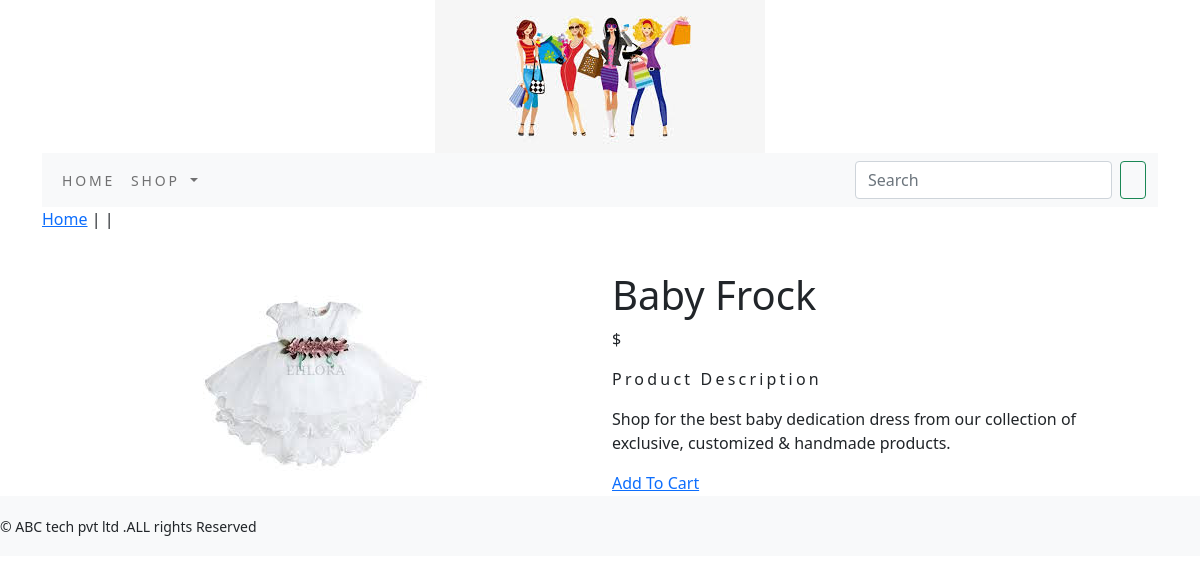
The page /casualware/baby-frock/ on the database its author committed.
### shopping/models.py (models this page shows, shortened)
class product(models.Model):
    name=models.CharField(max_length=250,unique=True)
    slug=models.SlugField(max_length=250,unique=True)
    description=models.TextField(blank=True)
    price=models.DecimalField(max_digits=10,decimal_places=2)
    category=models.ForeignKey(Category,on_delete=models.CASCADE)
    image = models.ImageField(upload_to='product', blank=True)
    stock=models.IntegerField()
    available=models.BooleanField(default=True)
    created=models.DateTimeField(auto_now_add=True)
    updated=models.DateTimeField(auto_now=True)
    class Meta:
        ordering=('name',)
        verbose_name='product'
        verbose_name_plural='products'

### shopping/views.py (the view)
# urls.py: path('<slug:c_slug>/<slug:product_slug>/', views.proDetail, name='proCatdetail')
def proDetail(request,c_slug,product_slug):
    try:
        products=product.objects.get(category__slug=c_slug,slug=product_slug)
    except Exception as e:
        raise e
    return render(request,'product.html',{'products':products})

### cart/context_processors.py (called while the page is built)
def counter(request):
    item_count=0
    if 'admin' in request.path:
        return  {}
    else:
        try:
            cart=Cart.objects.filter(cart_id=cart_id(request))
            cart_items=CartItem.objects.all().filter(cart=cart[:1])
            for cart_items in cart_items:
                item_count += cart_items.quantity
        except Cart.DoesNotExist:
            item_count =0
    return dict(item_count=item_count)

### cart/views.py (called while the page is built)
def cart_id(request):
    cart=request.session.session_key
    if not cart:
        cart=request.session.create()
    return cart

### shopping/context_processors.py (called while the page is built)
def menu_links(request):
    links=Category.objects.all()
    return dict(links=links)

### shopping/models.py (called while the page is built, shortened)
    def get_url(self):
        return reverse('shopping:products_by_category',args=[self.slug])

### templates/product.html (shortened to what this page needs)
{% extends 'base.html' %}
{% load static %}
{% block content %}
<div class="row my_prod_class">
    <div class="mx_auto">
        <p> <a href="{% url 'shopping:allProdCat' %}">Home</a> | <a href="{{products.category.get_url}}">{{product.category}}</a> | {{product.name}}</p>
    </div>
<div class="container">
<br>
<div class="row">
    <div class="col-12 col-sm-12 col-md-12 col-lg-6 text-center">
        <div style="min-width:18rem">
            <img src="{{products.image.url}}" alt="{{products.name}}">
        </div>
    </div>
        <div class="col-12 col-sm-12 col-md-12 col-lg-6">
            <div>
            <h1 class="my-prod-title">{{products.name}}</h1>
            <p>${{product.price}}</p>
            <p class="my_title">Product Description</p>
            <p class="text-justify my_prod_text">{{products.description}}</p>
            {% if product.stock <= 0 %}
            <p class="text-justify my_prod_text"><b>Out of stock</b></p>
            {% else %}
                <a href="{% url 'cart:add_cart' products.id %}">Add To Cart</a>
            {% endif %}
        </div>
    </div>
</div>
</div>
</div>
{% endblock %}

### static/css/custom.css (style rules this page uses)
body { font-family: 'Roboto', sans-serif; }
.my_title { font-size:16px; text_transform:uppercase; letter-spacing:.2em; }
.my_prod_text { padding-right:20px; }

### rows shown on the page
product: image (picture), name "Baby Frock", description "Shop for the best baby dedication dress from our collection of exclusive, customized & handmade products."
